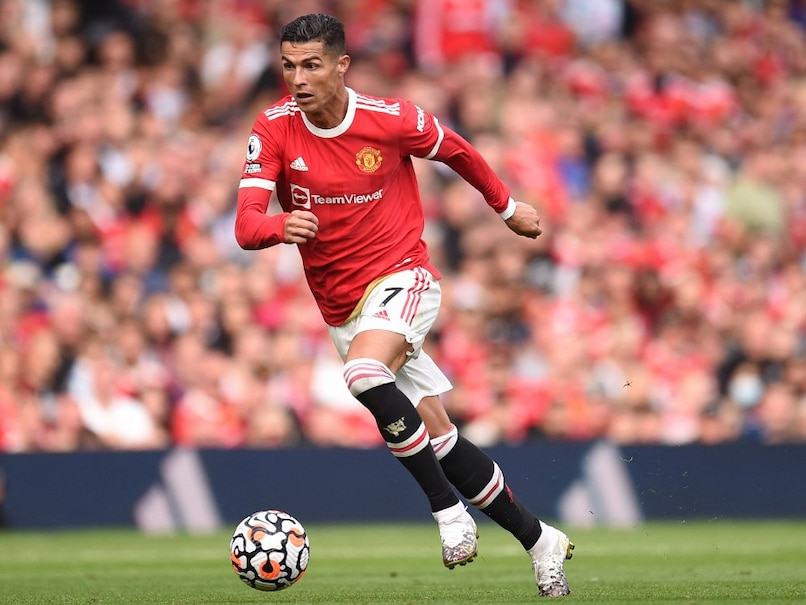
#> input picture ronaldo.jpg, 806 x 605 px
$ jupyter execute '4 Image Reflection.ipynb'
#> lines starting #> are read from the running program, lines starting #| are printed output that depends on the picture
# **Table of contents:**

- Image Translation
- Image Scaling
- Image Shearing
 - Shearing in the x-axis Direction
 - Shearing in the y-axis Direction
- **Image Reflection**
- Image Rotation
- Image Cropping

---

## **Reflection**

Picture reflection (or mirroring) is a type of scaling that can be used to flip an image vertically or horizontally. We set Sy to -1 and Sx to 1 for reflection along the x-axis, and vice versa for reflection along the y-axis.

The matrix for reflection is given below:

---

### Python Code:

[cell 1]
import numpy as np
import cv2
import matplotlib.pyplot as plt

# read the input image
img = cv2.imread("ronaldo.jpg")
#> img is the input picture: shape (605, 806, 3); mean B, G, R 110.1, 119.8, 164.9
# convert from BGR to RGB so we can plot using matplotlib
img = cv2.cvtColor(img, cv2.COLOR_BGR2RGB)
# disable x & y axis
plt.axis('off')
# show the image
plt.imshow(img)
plt.show()
# get the image shape
rows, cols, dim = img.shape
#> rows = 605; cols = 806; dim = 3

# transformation matrix for x-axis reflection
Mx = np.float32([[1,  0, 0   ],
                [0, -1, rows],
                [0,  0, 1   ]])
#> Mx = [[1, 0, 0], [0, -1, 605], [0, 0, 1]]

# transformation matrix for y-axis reflection
My = np.float32([[-1, 0, cols],
                 [ 0, 1, 0   ],
                 [ 0, 0, 1   ]])
#> My = [[-1, 0, 806], [0, 1, 0], [0, 0, 1]]

# apply a perspective transformation to the image
reflected_imgx = cv2.warpPerspective(img,Mx,(int(cols),int(rows)))
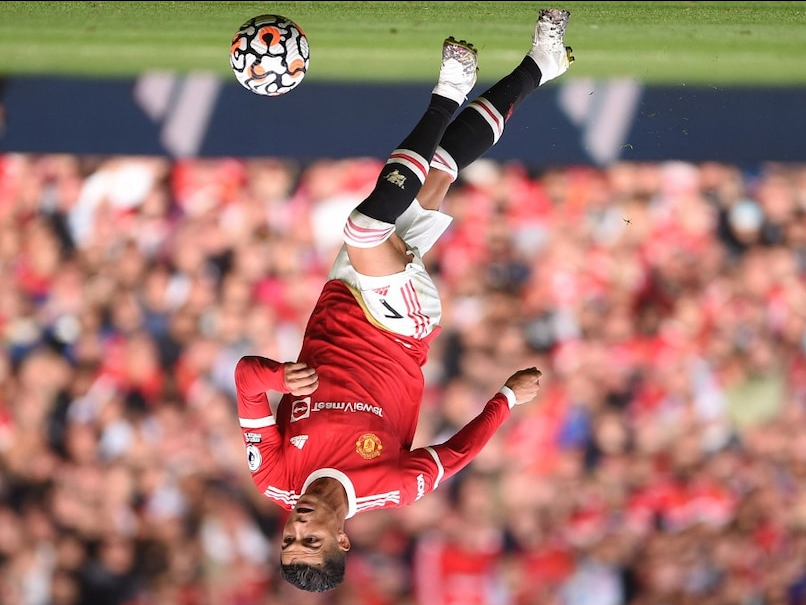
#> reflected_imgx: shape (605, 806, 3); mean R, G, B 164.7, 119.6, 109.9
reflected_imgy = cv2.warpPerspective(img,My,(int(cols),int(rows)))
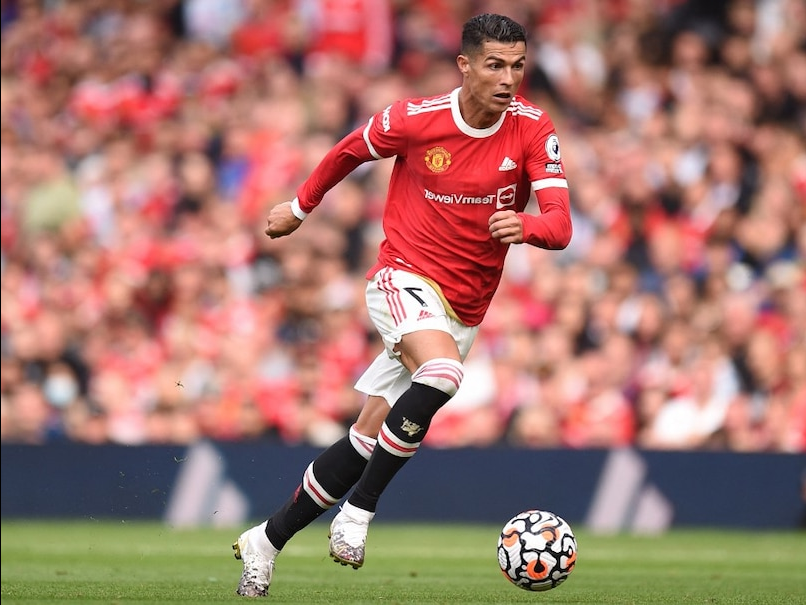
#> reflected_imgy: shape (605, 806, 3); mean R, G, B 164.7, 119.6, 110

# show the resulting image
plt.imshow(reflected_imgx)
plt.show()
plt.imshow(reflected_imgy)
plt.show()
# save the resulting image to disk
plt.imsave("ronaldo_reflected.jpg", reflected_imgx)
plt.imsave("ronaldo_reflected.jpg", reflected_imgy)
